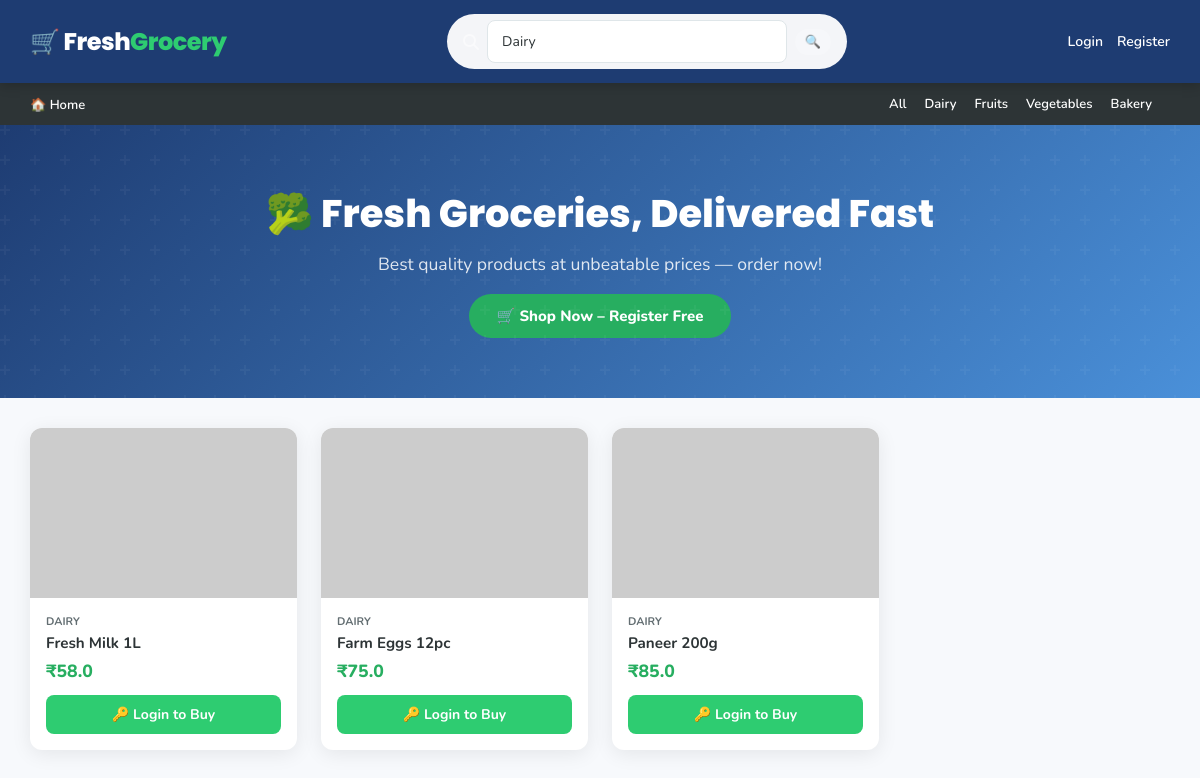
/search?q=Dairy, run on the app's committed database.
### app.py (models this page shows)
class Product(db.Model):
    __tablename__ = 'products'
    id       = db.Column(db.Integer, primary_key=True)
    name     = db.Column(db.String(100))
    price    = db.Column(db.Float)
    category = db.Column(db.String(50))
    image    = db.Column(db.String(255))
    stock    = db.Column(db.Integer, default=100)

### app.py (the view)
@app.route('/search')
def search():
    q = request.args.get('q', '').strip()
    if q:
        products = Product.query.filter(
            db.or_(
                Product.name.ilike(f'%{q}%'),
                Product.category.ilike(f'%{q}%')
            )
        ).all()
    else:
        products = Product.query.all()
    has_order = False
    if session.get('user_id'):
        has_order = bool(Order.query.filter_by(user_id=session['user_id']).first())
    return render_template('home.html', products=products, has_order=has_order, search_query=q)

### app.py (called while the page is built)
@app.context_processor
def inject_user():
    user = None
    if session.get('user_id'):
        user = User.query.get(session['user_id'])
    return dict(user=user)

### templates/home.html (shortened to what this page needs)
<!DOCTYPE html>
<html lang="en">
<head>
<link rel="stylesheet" href="{{ url_for('static', filename='css/style.css') }}">
<link rel="stylesheet" href="https://cdnjs.cloudflare.com/ajax/libs/font-awesome/6.5.0/css/all.min.css">
</head>
<body>
<nav class="navbar">
  <div class="navbar-brand">🛒 Fresh<span>Grocery</span></div>
  <form class="navbar-search" action="/search" method="GET">
    <i class="fa fa-search" style="color:rgba(255,255,255,.5);"></i>
    <input type="text" name="q" placeholder="Search products..." value="{{ search_query or '' }}" autocomplete="off">
    <button type="submit" style="background:rgba(255,255,255,.2);border:none;color:white;padding:4px 10px;border-radius:15px;cursor:pointer;font-size:13px;font-weight:700;font-family:Nunito,sans-serif;">🔍</button>
  </form>
  <div class="nav-right">
    {% if user %}
      <span style="font-weight:700;">👤 {{ user.name }}</span>
      <a href="/orders">My Orders</a>
      <a href="#" onclick="openCart()" class="btn-cart">
        <i class="fa fa-shopping-cart"></i> Cart
      </a>
      <a href="/logout">Logout</a>
    {% else %}
      <a href="/login">Login</a>
      <a href="/register">Register</a>
    {% endif %}
  </div>
</nav>
<div class="categories">
  <div class="left-menu">
    <a href="/">🏠 Home</a>
  </div>
  <div class="right-menu">
    <a href="/">All</a>
    <a href="/search?q=Dairy">Dairy</a>
    <a href="/search?q=Fruits">Fruits</a>
    <a href="/search?q=Vegetables">Vegetables</a>
    <a href="/search?q=Bakery">Bakery</a>
  </div>
</div>
<div class="banner">
  <h1>🥦 Fresh Groceries, Delivered Fast</h1>
  <p>Best quality products at unbeatable prices — order now!</p>
  {% if not user %}
  <a href="/register" style="display:inline-block;margin-top:18px;padding:12px 28px;
     background:#27ae60;color:white;border-radius:30px;font-weight:800;font-size:15px;
     text-decoration:none;">🛒 Shop Now – Register Free</a>
  {% endif %}
</div>
<div class="products">
  {% for p in products %}
  <div class="card {% if p.stock == 0 %}oos{% endif %}">
    <img src="{{ url_for('static', filename='images/' + (p.image if p.image else 'default.png')) }}"
         alt="{{ p.name }}"
         onerror="this.src='https://via.placeholder.com/300x170/e8f5e9/27ae60?text=🥬'">
    <div class="card-body">
      <div style="font-size:11px;color:#636e72;font-weight:700;text-transform:uppercase;margin-bottom:4px;">
        {{ p.category or 'General' }}
      </div>
      <h3>{{ p.name }}</h3>
      <div class="price">₹{{ p.price }}</div>
      {% if user %}
        {% if p.stock > 0 %}
          <button onclick="addToCart({{ p.id }})">🛒 Add to Cart</button>
        {% else %}
          <button disabled style="background:#b2bec3;cursor:not-allowed;">Out of Stock</button>
        {% endif %}
      {% else %}
        <a href="/login"><button>🔑 Login to Buy</button></a>
      {% endif %}
    </div>
  </div>
  {% endfor %}
</div>
</body>
</html>

### static/css/style.css (style rules this page uses)
:root { --green: #2ecc71; --green-dark: #27ae60; --red: #e74c3c; --navy: #1e3c72; --navy-light: #2a5298; --orange: #f39c12; --bg: #f7f9fc; --white: #ffffff; --text: #2d3436; --muted: #636e72; --border: #dfe6e9; --shadow: 0 4px 20px rgba(0,0,0,.08); --shadow-md: 0 8px 30px rgba(0,0,0,.12); --radius: 12px; --radius-sm: 8px; }
* { box-sizing: border-box; margin: 0; padding: 0; }
body { font-family: 'Nunito', sans-serif; background: var(--bg); color: var(--text); min-height: 100vh; }
a { text-decoration: none; color: inherit; }
img { max-width: 100%; display: block; }
.navbar { display: flex; justify-content: space-between; align-items: center; padding: 14px 30px; background: var(--navy); color: var(--white); position: sticky; top: 0; z-index: 900; box-shadow: 0 2px 12px rgba(0,0,0,.2); }
.navbar-brand { font-size: 1.5rem; font-weight: 800; font-family: 'Poppins', sans-serif; letter-spacing: -.5px; }
.navbar-brand span { color: var(--green); }
.navbar-search { display: flex; align-items: center; background: rgba(255,255,255,.95); border-radius: 30px; padding: 6px 16px; gap: 8px; flex: 1; max-width: 400px; margin: 0 30px; }
.navbar-search input { color: #2d3436 !important; background: transparent; border: none; outline: none; color: white; font-size: 14px; width: 100%; font-family: 'Nunito', sans-serif; }
.navbar-search input::placeholder { color: rgba(255,255,255,.5); }
.nav-right { display: flex; align-items: center; gap: 14px; }
.nav-right a { color: var(--white); font-weight: 600; font-size: 14px; transition: opacity .2s; }
.categories { display: flex; justify-content: space-between; align-items: center; background: #2d3436; padding: 10px 30px; }
.categories a { color: white; font-size: 13px; font-weight: 600; margin-right: 18px; transition: color .2s; }
.right-menu { display: flex; align-items: center; }
.banner { background: linear-gradient(135deg, var(--navy) 0%, #4a90d9 100%); color: white; padding: 60px 30px; text-align: center; position: relative; overflow: hidden; }
.banner::before { content: ''; position: absolute; inset: 0; }
.banner h1 { font-size: 2.4rem; font-weight: 800; font-family: 'Poppins', sans-serif; position: relative; }
.banner p { margin-top: 10px; font-size: 1.1rem; opacity: .85; position: relative; }
.products { display: grid; grid-template-columns: repeat(auto-fill, minmax(220px, 1fr)); gap: 24px; padding: 30px; }
.card { background: var(--white); border-radius: var(--radius); overflow: hidden; box-shadow: var(--shadow); transition: transform .25s, box-shadow .25s; }
.card img { width: 100%; height: 170px; object-fit: cover; }
.card-body { padding: 16px; }
.card-body h3 { font-size: .95rem; font-weight: 700; margin-bottom: 6px; }
.price { font-size: 1.1rem; font-weight: 800; color: var(--green-dark); }
.card-body button { margin-top: 12px; background: var(--green); color: white; border: none; padding: 10px; width: 100%; border-radius: var(--radius-sm); cursor: pointer; font-size: 14px; font-weight: 700; font-family: 'Nunito', sans-serif; transition: background .2s; }
input[type="text"], input[type="email"], input[type="password"], input[type="number"], input[type="tel"], select, textarea { width: 100%; padding: 11px 14px; border: 1.5px solid var(--border); border-radius: var(--radius-sm); font-size: 14px; font-family: 'Nunito', sans-serif; transition: border-color .2s; outline: none; background: white; }

### data on the page
Product: category "DAIRY", name "Fresh Milk 1L", price "58.0"
Product: category "DAIRY", name "Farm Eggs 12pc", price "75.0"
Product: category "DAIRY", name "Paneer 200g", price "85.0"
